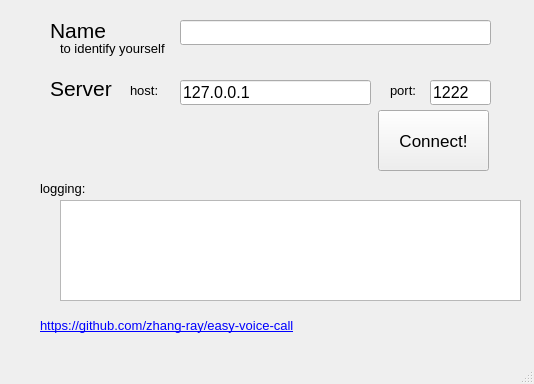
<?xml version="1.0" encoding="UTF-8"?>
<ui version="4.0">
 <class>MainWindow</class>
 <widget class="QMainWindow" name="MainWindow">
  <property name="geometry">
   <rect>
    <x>0</x>
    <y>0</y>
    <width>534</width>
    <height>384</height>
   </rect>
  </property>
  <property name="font">
   <font>
    <pointsize>12</pointsize>
   </font>
  </property>
  <property name="windowTitle">
   <string>Easy Voice Call</string>
  </property>
  <widget class="QWidget" name="centralWidget">
   <widget class="QLabel" name="label">
    <property name="geometry">
     <rect>
      <x>50</x>
      <y>80</y>
      <width>131</width>
      <height>17</height>
     </rect>
    </property>
    <property name="font">
     <font>
      <pointsize>16</pointsize>
     </font>
    </property>
    <property name="text">
     <string>Server</string>
    </property>
   </widget>
   <widget class="QLabel" name="label_2">
    <property name="geometry">
     <rect>
      <x>130</x>
      <y>80</y>
      <width>51</width>
      <height>20</height>
     </rect>
    </property>
    <property name="font">
     <font>
      <pointsize>10</pointsize>
     </font>
    </property>
    <property name="text">
     <string>host:</string>
    </property>
   </widget>
   <widget class="QLineEdit" name="lineEdit_serverHost">
    <property name="geometry">
     <rect>
      <x>180</x>
      <y>80</y>
      <width>191</width>
      <height>25</height>
     </rect>
    </property>
    <property name="font">
     <font>
      <pointsize>12</pointsize>
     </font>
    </property>
    <property name="text">
     <string>127.0.0.1</string>
    </property>
   </widget>
   <widget class="QPushButton" name="pushButton_connecting">
    <property name="geometry">
     <rect>
      <x>378</x>
      <y>110</y>
      <width>111</width>
      <height>61</height>
     </rect>
    </property>
    <property name="font">
     <font>
      <pointsize>13</pointsize>
     </font>
    </property>
    <property name="text">
     <string>Connect!</string>
    </property>
   </widget>
   <widget class="QTextBrowser" name="textBrowser">
    <property name="geometry">
     <rect>
      <x>60</x>
      <y>200</y>
      <width>461</width>
      <height>101</height>
     </rect>
    </property>
   </widget>
   <widget class="QLabel" name="label_3">
    <property name="geometry">
     <rect>
      <x>50</x>
      <y>20</y>
      <width>151</width>
      <height>20</height>
     </rect>
    </property>
    <property name="font">
     <font>
      <pointsize>16</pointsize>
     </font>
    </property>
    <property name="text">
     <string>Name</string>
    </property>
   </widget>
   <widget class="QLabel" name="label_4">
    <property name="geometry">
     <rect>
      <x>60</x>
      <y>40</y>
      <width>151</width>
      <height>17</height>
     </rect>
    </property>
    <property name="font">
     <font>
      <pointsize>10</pointsize>
     </font>
    </property>
    <property name="text">
     <string>to identify yourself</string>
    </property>
   </widget>
   <widget class="QLineEdit" name="lineEdit_userName">
    <property name="geometry">
     <rect>
      <x>180</x>
      <y>20</y>
      <width>311</width>
      <height>25</height>
     </rect>
    </property>
    <property name="font">
     <font>
      <pointsize>12</pointsize>
      <italic>false</italic>
     </font>
    </property>
   </widget>
   <widget class="QLabel" name="label_5">
    <property name="geometry">
     <rect>
      <x>40</x>
      <y>180</y>
      <width>151</width>
      <height>17</height>
     </rect>
    </property>
    <property name="font">
     <font>
      <pointsize>10</pointsize>
     </font>
    </property>
    <property name="text">
     <string>logging:</string>
    </property>
   </widget>
   <widget class="QLabel" name="label_6">
    <property name="geometry">
     <rect>
      <x>390</x>
      <y>80</y>
      <width>31</width>
      <height>20</height>
     </rect>
    </property>
    <property name="font">
     <font>
      <pointsize>10</pointsize>
     </font>
    </property>
    <property name="text">
     <string>port:</string>
    </property>
   </widget>
   <widget class="QLineEdit" name="lineEdit_serverPort">
    <property name="geometry">
     <rect>
      <x>430</x>
      <y>80</y>
      <width>61</width>
      <height>25</height>
     </rect>
    </property>
    <property name="font">
     <font>
      <pointsize>12</pointsize>
     </font>
    </property>
    <property name="text">
     <string>1222</string>
    </property>
   </widget>
   <widget class="QLabel" name="label_7">
    <property name="geometry">
     <rect>
      <x>40</x>
      <y>310</y>
      <width>431</width>
      <height>31</height>
     </rect>
    </property>
    <property name="font">
     <font>
      <pointsize>10</pointsize>
     </font>
    </property>
    <property name="text">
     <string>&lt;a href=&quot;https://github.com/zhang-ray/easy-voice-call&quot;&gt;https://github.com/zhang-ray/easy-voice-call&lt;/a&gt;</string>
    </property>
    <property name="openExternalLinks">
     <bool>true</bool>
    </property>
   </widget>
  </widget>
  <widget class="QMenuBar" name="menuBar">
   <property name="geometry">
    <rect>
     <x>0</x>
     <y>0</y>
     <width>534</width>
     <height>23</height>
    </rect>
   </property>
  </widget>
  <widget class="QStatusBar" name="statusBar"/>
 </widget>
 <layoutdefault spacing="6" margin="11"/>
 <resources/>
 <connections/>
</ui>
